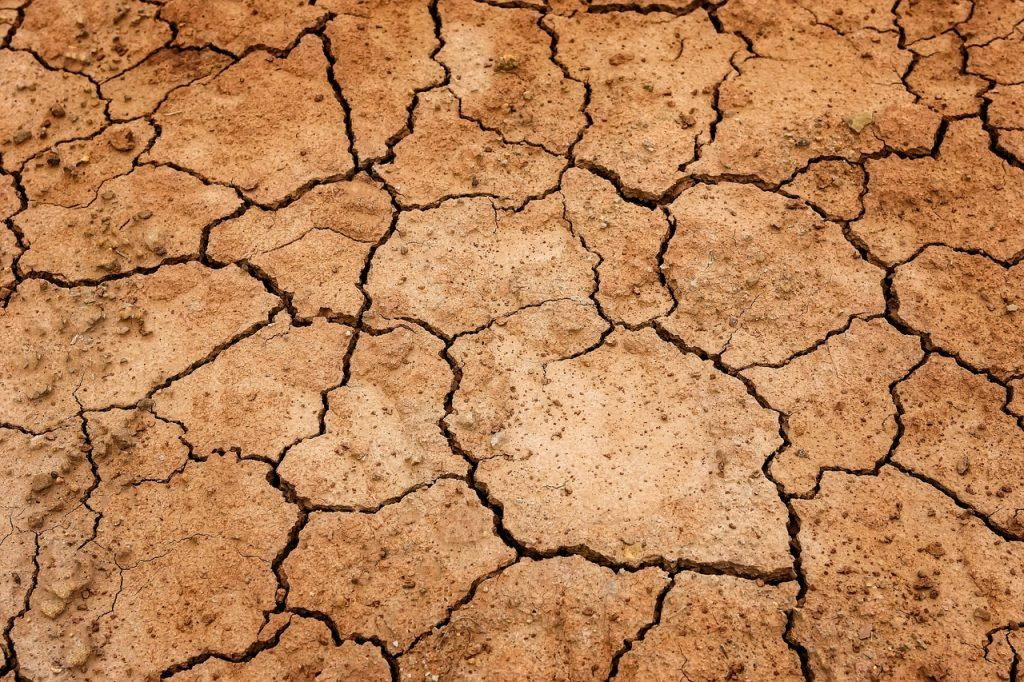
#> input picture tierra.jpg, 1024 x 682 px
$ jupyter execute task3.ipynb
#> lines starting #> are read from the running program, lines starting #| are printed output that depends on the picture
# Task 3 – Evaluación de Ingenería y Criterio

En esta parte se evaluará la aplicación de sus algoritmos en situaciones reales. Use imágenes propias o
descargue un datase de “suelos de almacén” o “carreteras con textura”.

### Experimento A: El efecto de Sigm (σ)
Cargue una imagen con ruido (agregue ruido "Sal y Pimienta" o Gaussiano artificialmente a una foto limpia si es necesario).

1- Genere 3 versiones de detección de bordes (Magnitud Sobel) variando el pre-procesamiento
Gaussiano:

a. Sin suavizado.

b. Gaussiano 𝜎 = 1 (kernel sugerido 5x5).

c. Gaussiano 𝜎 = 5 (kernel sugerido 31x31).

[cell 1]
import numpy as np
import cv2
import matplotlib.pyplot as plt
from numpy.lib.stride_tricks import sliding_window_view

path = "tierra.jpg"
img = cv2.imread(path, cv2.IMREAD_GRAYSCALE)
#> img: shape (682, 1024); min 0, max 244, mean 142

if img is None:
    raise FileNotFoundError("No se pudo cargar la imagen")

img = img.astype(np.float32)

def ruido_sal_pimienta(img, prob=0.03, seed=1):
#> called with prob = 0.03, seed = 1
    rng = np.random.default_rng(seed)
    out = img.copy()
    h, w = out.shape
#> h = 682; w = 1024
    n = int(prob * h * w)
#> n = 20951

    idx = rng.choice(h * w, n, replace=False)
    r = idx // w
    c = idx % w

    mitad = n // 2
#> mitad = 10475
    out[r[:mitad], c[:mitad]] = 255
    out[r[mitad:], c[mitad:]] = 0
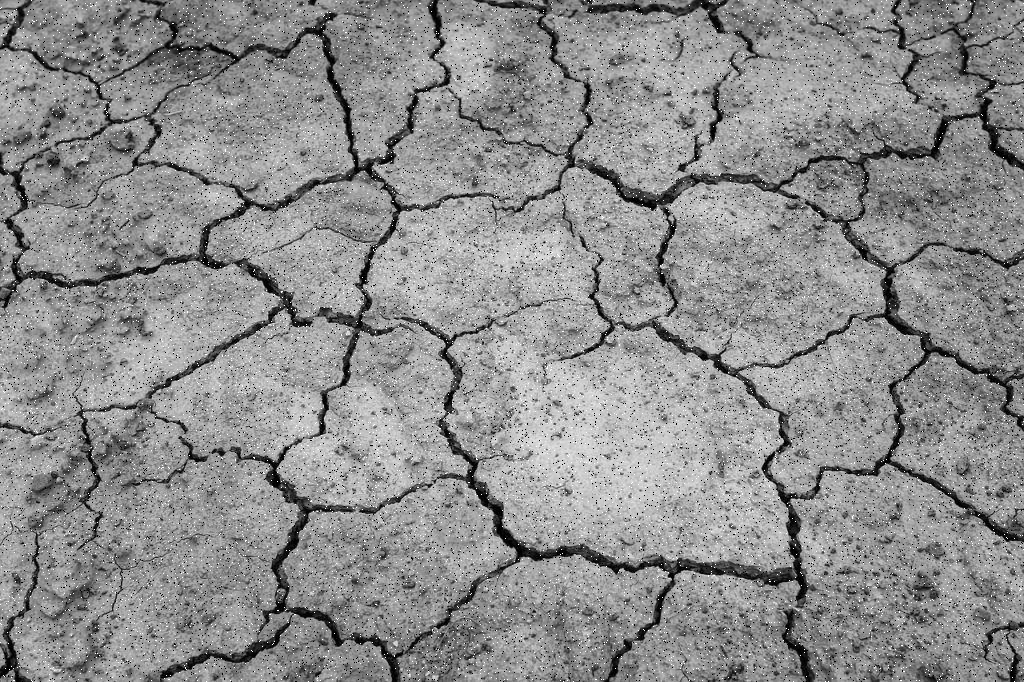
#> out: shape (682, 1024) float32; min 0, max 255, mean 141.6
    return out

img_ruido = ruido_sal_pimienta(img)

def padding_manual(img, pad):
#> called with pad = 1
    return np.pad(img, ((pad, pad), (pad, pad)), mode="reflect")

def mi_convolucion(img, kernel):
    k = np.flipud(np.fliplr(kernel))
    kh, kw = k.shape
    pad = kh // 2

    img_p = padding_manual(img, pad)
    ventanas = sliding_window_view(img_p, (kh, kw))
    salida = np.einsum("ijkl,kl->ij", ventanas, k)

    return salida.astype(np.float32)

def kernel_gaussiano(tam, sigma):
    ax = np.arange(-(tam//2), tam//2 + 1)
    xx, yy = np.meshgrid(ax, ax)
    g = np.exp(-(xx**2 + yy**2) / (2 * sigma**2))
    return g / g.sum()

def sobel_magnitud(img):
    Gx = np.array([[-1,0,1],[-2,0,2],[-1,0,1]], dtype=np.float32)
    Gy = np.array([[-1,-2,-1],[0,0,0],[1,2,1]], dtype=np.float32)

    gx = mi_convolucion(img, Gx)
    gy = mi_convolucion(img, Gy)

    mag = np.sqrt(gx**2 + gy**2)
    mag = (mag / mag.max()) * 255
    return mag

bordes_sin = sobel_magnitud(img_ruido)

k1 = kernel_gaussiano(5, 1)
img_s1 = mi_convolucion(img_ruido, k1)
bordes_s1 = sobel_magnitud(img_s1)
#> in sobel_magnitud (call 2), `mag = np.sqrt(gx**2 + gy**2)`:
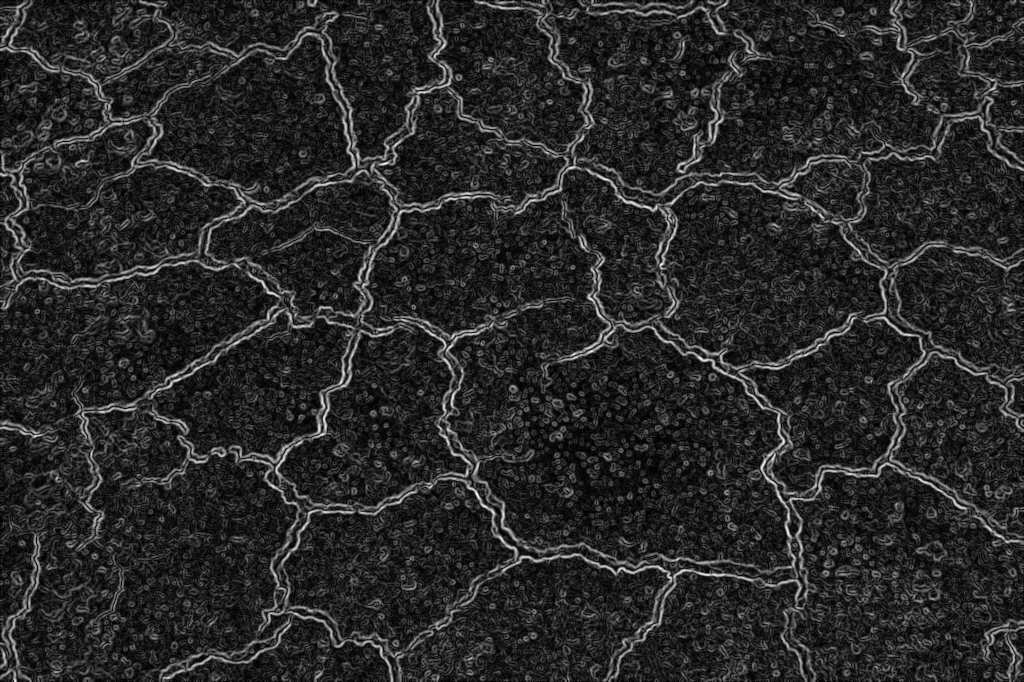
#> mag: shape (682, 1024) float32; min 0, max 492.9, mean 79.3; drawn with min black and max white

k5 = kernel_gaussiano(31, 5)
img_s5 = mi_convolucion(img_ruido, k5)
#> in mi_convolucion (call 6), `k = np.flipud(np.fliplr(kernel))`:
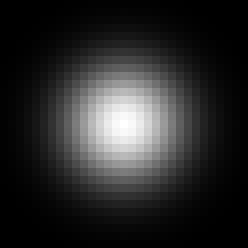
#> k: shape (31, 31) float64 (shown 8 times larger); min 7.89e-07, max 0.00639, mean 0.00104; drawn with min black and max white
#> in padding_manual (call 6), `return np.pad(img, ((pad, pad), (pad, pad)), mode="reflect")`:
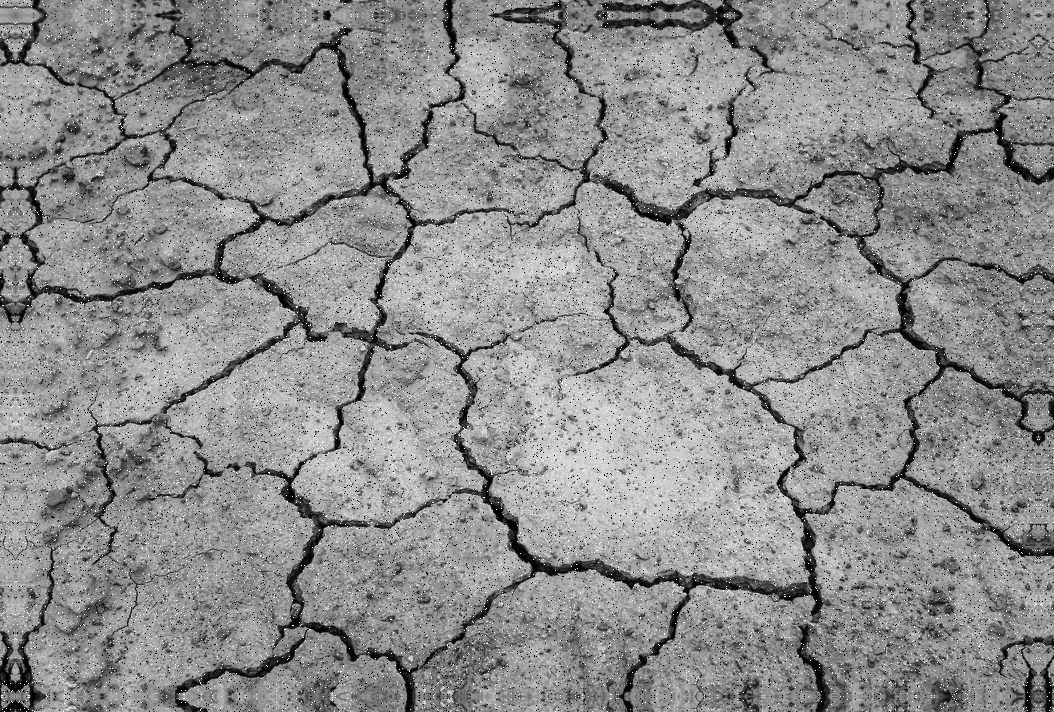
#> returned value: shape (712, 1054) float32; min 0, max 255, mean 140.5
bordes_s5 = sobel_magnitud(img_s5)
#> in mi_convolucion (call 7), `salida = np.einsum("ijkl,kl->ij", ventanas, k)`:
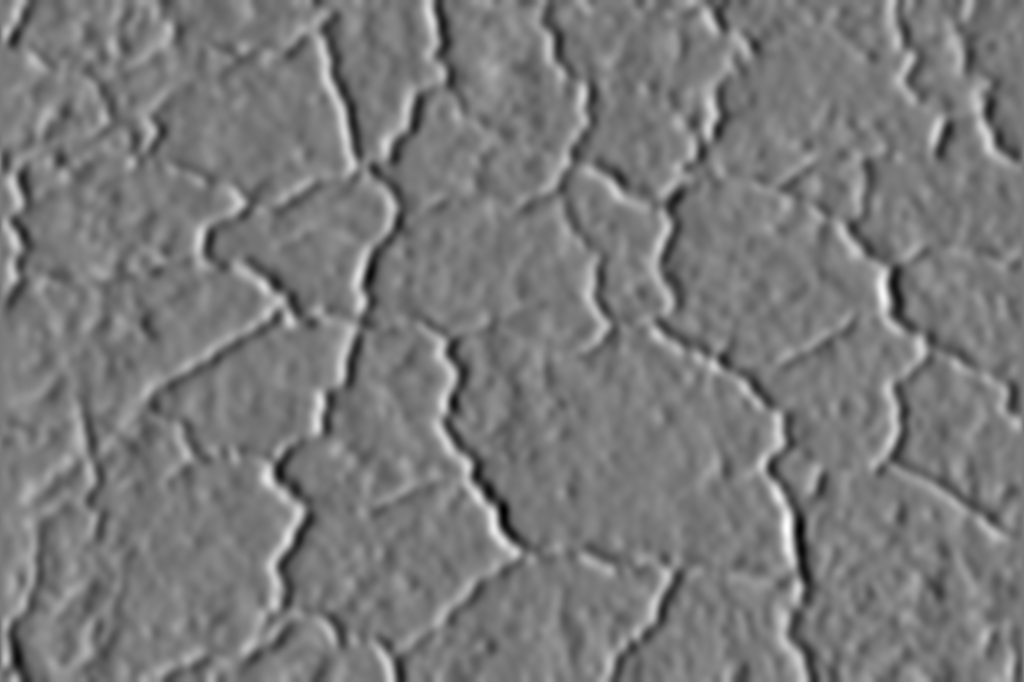
#> salida: shape (682, 1024) float32; min -83.83, max 91.33, mean 0.1; drawn with min black and max white
#> in mi_convolucion (call 8), `salida = np.einsum("ijkl,kl->ij", ventanas, k)`:
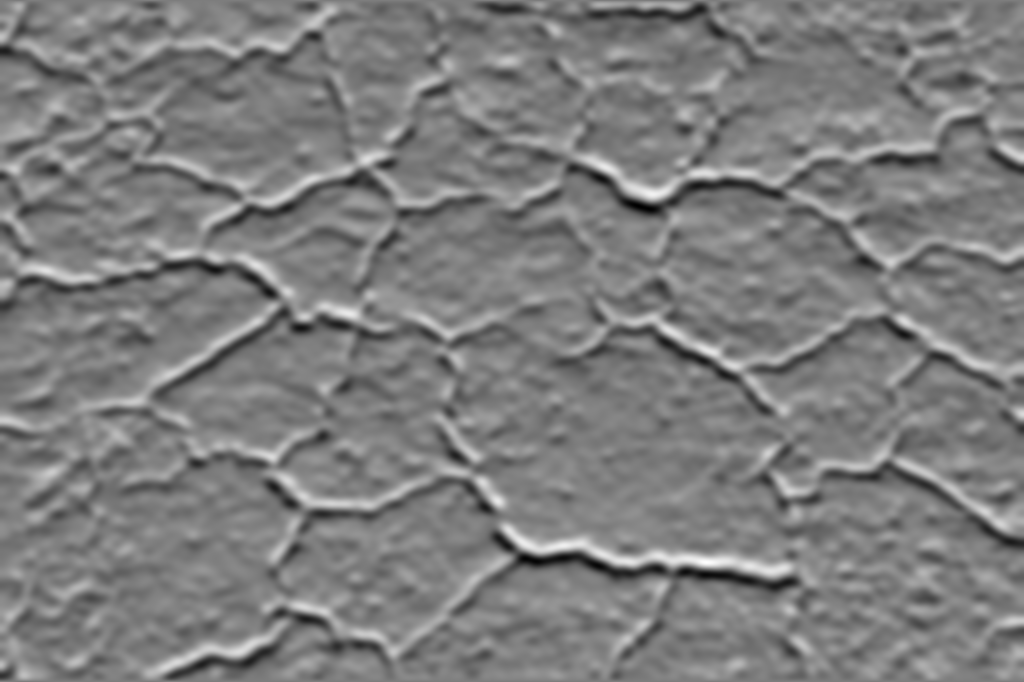
#> salida: shape (682, 1024) float32; min -80.1, max 82.28, mean 0; drawn with min black and max white
#> in sobel_magnitud (call 3), `mag = np.sqrt(gx**2 + gy**2)`:
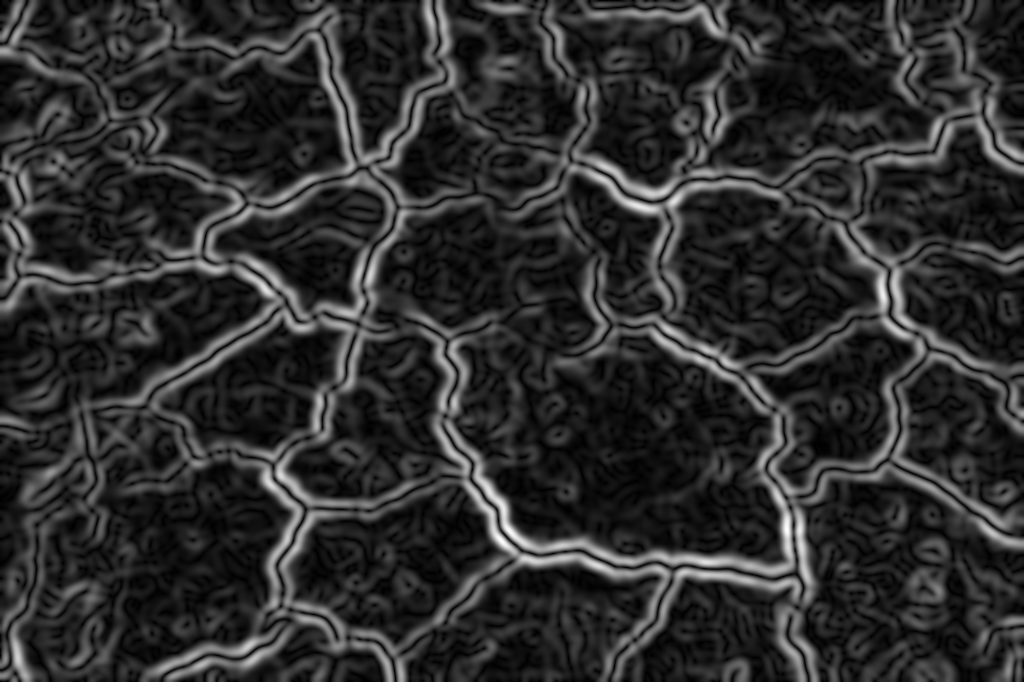
#> mag: shape (682, 1024) float32; min 0, max 93.01, mean 17; drawn with min black and max white

plt.figure(figsize=(12,4))

plt.subplot(1,3,1)
plt.imshow(bordes_sin, cmap="gray")
plt.title("Sin suavizado")
plt.axis("off")

plt.subplot(1,3,2)
plt.imshow(bordes_s1, cmap="gray")
plt.title("Sobel σ = 1 (5x5)")
plt.axis("off")

plt.subplot(1,3,3)
plt.imshow(bordes_s5, cmap="gray")
plt.title("Sobel σ = 5 (31x31)")
plt.axis("off")

plt.show()

2- Análisis: Muestre las tres imágenes de bordes resultantes.

- ¿Qué pasa con los bordes finos cuando σ es muy alto? Los bordes extremadamente finos se eliminan, mientras que los bordes grandes se mantienen pero se ven más gruesos.

- ¿Qué pasa con la textura del suelo cuando no hay suavizado? La textura del suelo genera muchos bordes falsos, haciendo la imagen muy ruidosa.

- Como ingeniero, ¿cuál elegiría para detectar pallets grandes ignorando grietas pequeñas en el suelo? Elegiría σ = 5, porque elimina la textura y grietas pequeñas, y resalta solo las estructuras grandes.

### Experimento B: Histéresis Manual (Simulación de Canny)

Usted ha calculado la Magnitud del Gradiente en el paso 3.3. Ahora implemente una función simple de umbralización umbral_simple(magnitud, T) y compare visualmente con cv2.Canny.

1. Intente encontrar un valor T único que limpie el ruido pero mantenga los bordes: Seleccionamos a  T = 80 porque con valores más bajos (como 20–40) queda mucho ruido, y con valores más altos (como 100) se empiezan a perder partes del borde. Con 80 se ve más limpio y aún se conservan la mayoría de grietas.

2. Observe el resultado: ¿Se rompen las líneas de los bordes? Sí, estos se van rompiendo porco a poco, pero a pesar de todo el ruido que se puede apreciar es mucho menos pero se ven cortados en ciertos puntos.

3. Pregunta Crítica: Explique por qué un simple umbral de corte (Thresholding) nunca será tan efectivo como el método de Histéresis usado en Canny. ¿Qué problema específico resuelve la conectividad de la histéresis en el contexto de un robot moviéndose y vibrando (lo que causa cambios leves de iluminación en los bordes)?  Un umbral simple puede cortar los bordes cuando la iluminación cambia un poco. La histéresis de Canny usa conectividad: mantiene bordes débiles si están conectados a uno fuerte. En un robot que vibra, esto evita que los bordes se rompan o parpadeen.

[cell 2]
import numpy as np
import matplotlib.pyplot as plt

if "bordes_s1" in globals():
    mag = bordes_s1
    print("Usando magnitud Sobel con σ = 1")
elif "bordes_s5" in globals():
    mag = bordes_s5
    print("Usando magnitud Sobel con σ = 5")
else:
    raise NameError("No se encontró ninguna magnitud Sobel")

def umbral_simple(magnitud, T):
    out = np.zeros_like(magnitud, dtype=np.uint8)
    out[magnitud >= T] = 255
    return out

Ts = [20, 40, 60, 80, 100]
resultados = [umbral_simple(mag, T) for T in Ts]
#> resultados = 5 items

plt.figure(figsize=(12,4))
for i, (T, img) in enumerate(zip(Ts, resultados), 1):
    plt.subplot(1, len(Ts), i)
    plt.imshow(img, cmap="gray")
    plt.title(f"Umbral simple T = {T}")
    plt.axis("off")
#> this loop made 5 passes
#> T on passes 1 to 5: 20, 40, 60, 80, 100

plt.show()
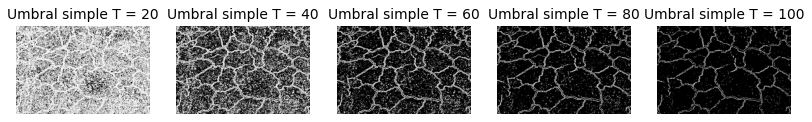
#> figure drawn by matplotlib, 5 panels

$ run again, with foto.jpg copied over tierra.jpg
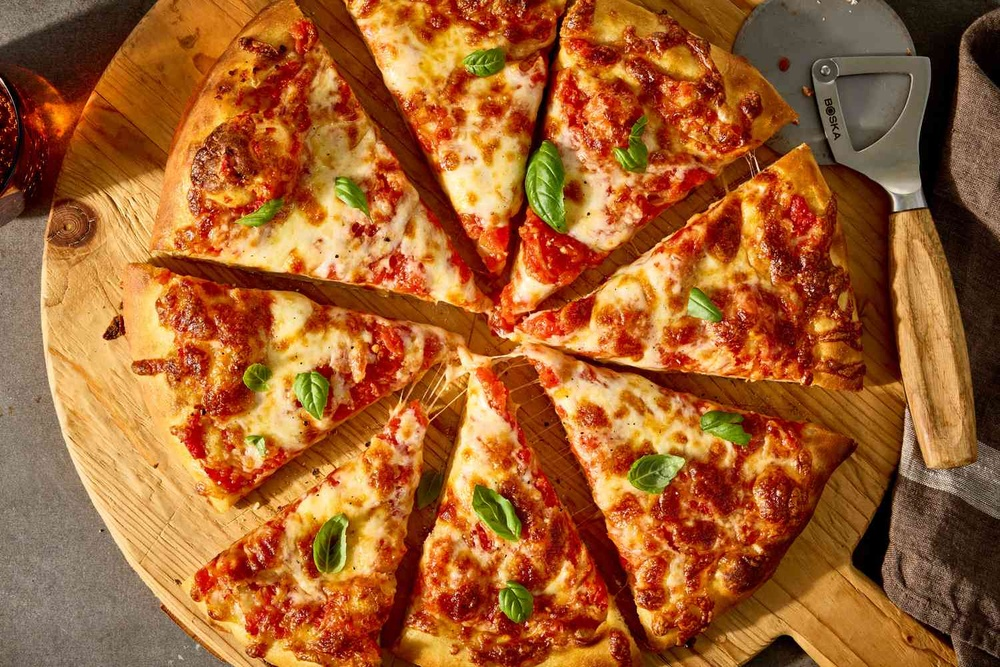
#> input picture foto.jpg, 1000 x 667 px, shrunk from 1500 x 1000 before the run
#> in mi_convolucion (call 8), `salida = np.einsum("ijkl,kl->ij", ventanas, k)`:
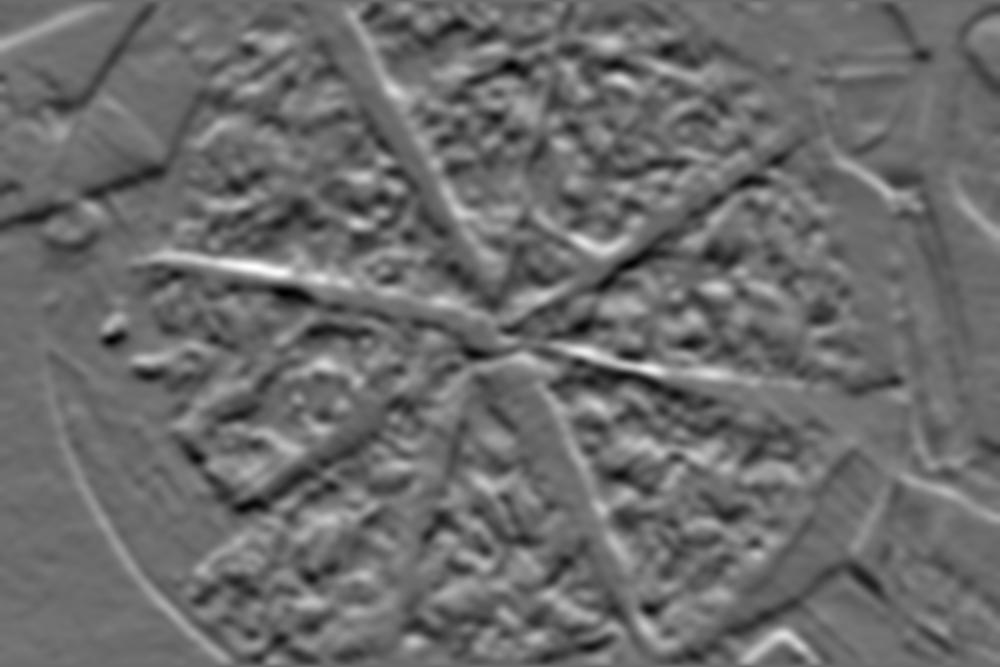
#> salida: shape (667, 1000) float32; min -79.42, max 107, mean -0.2; drawn with min black and max white
#> in sobel_magnitud (call 3), `mag = (mag / mag.max()) * 255`:
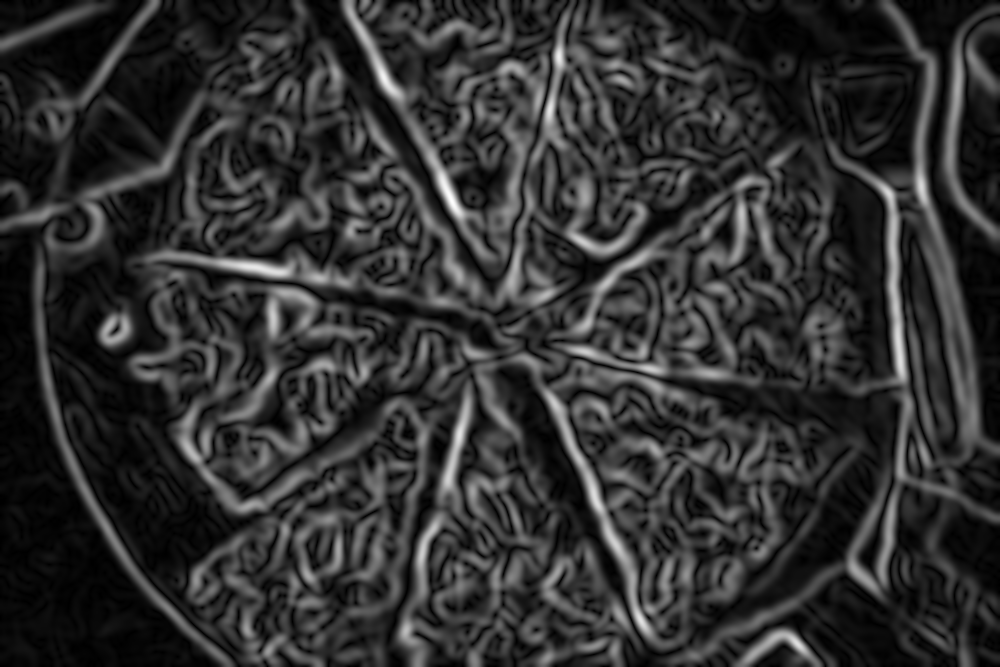
#> mag: shape (667, 1000) float32; min 0, max 255, mean 49
#> resultados = 5 items
#> the loop `for i, (T, img) in enumerate(zip(Ts, resultados), 1):` made 5 passes
#> T on passes 1 to 5: 20, 40, 60, 80, 100
